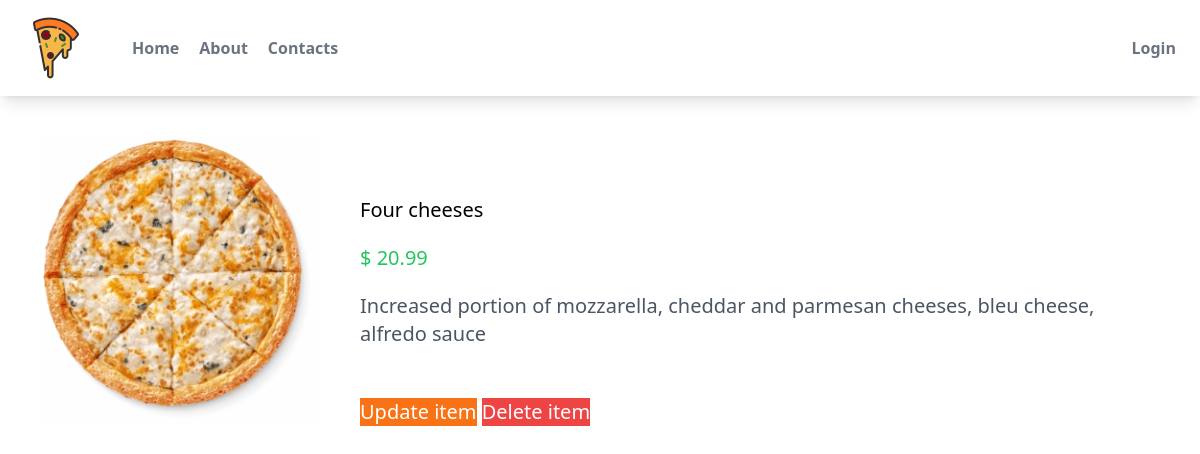
The page /myapp/4/ on the database its author committed.
### myapp/models.py (models this page shows, shortened)
class Pizza(models.Model):
    name = models.CharField(max_length=50)
    description = models.CharField(max_length=500)
    price = models.DecimalField(max_digits=5,decimal_places=2)
    image = models.ImageField(blank=True, upload_to='images')

### myapp/views.py (the view)
# urls.py: path("<int:my_id>/",views.pizzas_list_item,name="detail_pizza"),
def pizzas_list_item(request, my_id):
    item = Pizza.objects.get(id=my_id)
    context = {"item": item}
    return render(request, "myapp/detail_pizza.html", context)

### myapp/templates/myapp/detail_pizza.html
{% extends "myapp/index.html" %}
{% load humanize %}
{% block content %}
<div class="flex p-10 w-full h-200">
  <img class="w-1/4" src="{{item.image.url}}" alt="itemPizza">
  <div class="w-3/4 text-xl ml-10 mt-10">
    <p class="mt-5">{{item.name}}</p>
    <p class="mt-5 text-green-500">$ {{item.price | intcomma}}</p>
    <p class="mt-5 text-gray-600">{{item.description}}</p>
    <button class="bg-orange-500 text-white mt-[50px]">
      <a href="{% url 'myapp:update_pizza_item' item.id %}">Update item</a>
    </button>
    <button class="bg-red-500 text-white mt-[50px]">
      <a href="{% url 'myapp:delete_pizza_item' item.id %}">Delete item</a>
    </button>
  </div>
</div>
{% endblock content %}

### myapp/static/myapp/styles.css (style rules this page uses)
html, :host { line-height: 1.5; -webkit-text-size-adjust: 100%; -moz-tab-size: 4; -o-tab-size: 4; tab-size: 4; font-family: ui-sans-serif, system-ui, sans-serif, "Apple Color Emoji", "Segoe UI Emoji", "Segoe UI Symbol", "Noto Color Emoji"; font-feature-settings: normal; font-variation-settings: normal; -webkit-tap-highlight-color: transparent; }
body { margin: 0; line-height: inherit; }
a { color: inherit; text-decoration: inherit; }
button, input, optgroup, select, textarea { font-family: inherit; font-feature-settings: inherit; font-variation-settings: inherit; font-size: 100%; font-weight: inherit; line-height: inherit; color: inherit; margin: 0; padding: 0; }
button, select { text-transform: none; }
button, [type='button'], [type='reset'], [type='submit'] { -webkit-appearance: button; background-color: transparent; background-image: none; }
blockquote, dl, dd, h1, h2, h3, h4, h5, h6, hr, figure, p, pre { margin: 0; }
button, [role="button"] { cursor: pointer; }
img, svg, video, canvas, audio, iframe, embed, object { display: block; vertical-align: middle; }
img, video { max-width: 100%; height: auto; }
.ml-10 { margin-left: 2.5rem; }
.mt-10 { margin-top: 2.5rem; }
.mt-5 { margin-top: 1.25rem; }
.mt-\[50px\] { margin-top: 50px; }
.flex { display: flex; }
.w-1\/4 { width: 25%; }
.w-3\/4 { width: 75%; }
.w-full { width: 100%; }
.bg-orange-500 { --tw-bg-opacity: 1; background-color: rgb(249 115 22 / var(--tw-bg-opacity)); }
.bg-red-500 { --tw-bg-opacity: 1; background-color: rgb(239 68 68 / var(--tw-bg-opacity)); }
.p-10 { padding: 2.5rem; }
.text-xl { font-size: 1.25rem; line-height: 1.75rem; }
.text-gray-600 { --tw-text-opacity: 1; color: rgb(75 85 99 / var(--tw-text-opacity)); }
.text-green-500 { --tw-text-opacity: 1; color: rgb(34 197 94 / var(--tw-text-opacity)); }
.text-white { --tw-text-opacity: 1; color: rgb(255 255 255 / var(--tw-text-opacity)); }

### rows shown on the page
Pizza: image (picture), name "Four cheeses", price "20.99", description "Increased portion of mozzarella, cheddar and parmesan cheeses, bleu cheese, alfredo sauce"
